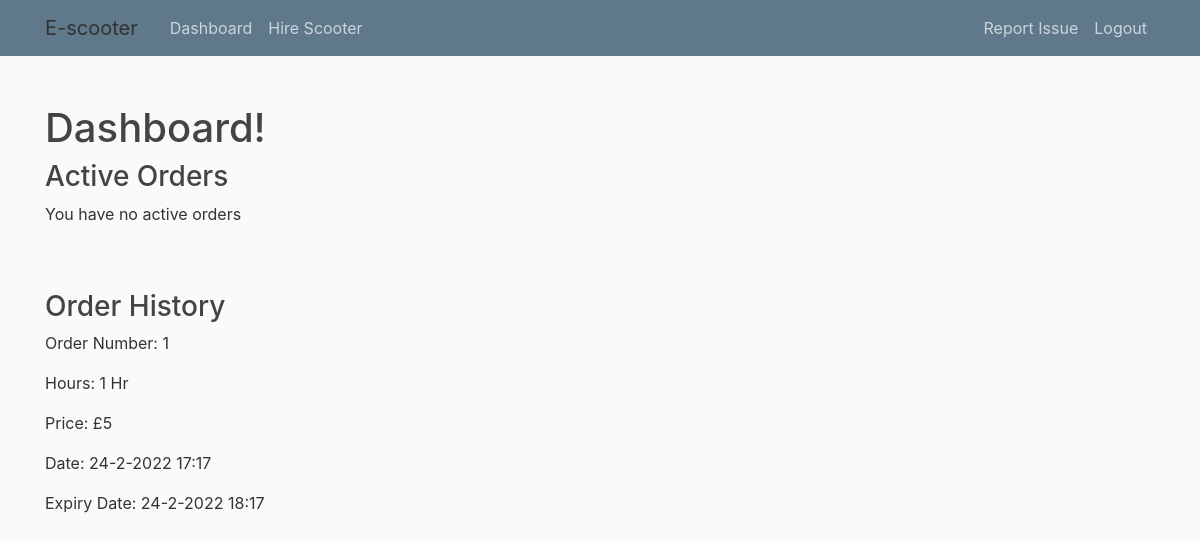
/dashboard (signed in), run on an earlier commit of the app's database.
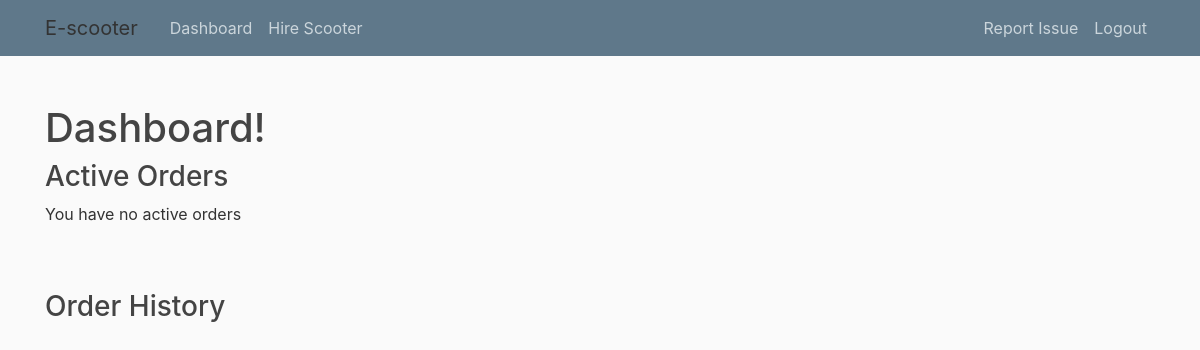
And on a later commit of the database.
### app/models.py (models this page shows)
class Booking(db.Model):
    __tablename__ = "bookings"
    id = db.Column(db.Integer, primary_key=True)
    ScooterID = db.Column(db.Integer, ForeignKey("scooters.id"))
    UserID = db.Column(db.Integer, ForeignKey("users.id"))
    numHours = db.Column(db.Integer, nullable = False)
    date = db.Column(db.DateTime, nullable = False)
    expiry = db.Column(db.DateTime)
    price = db.Column(db.Integer, nullable = False)
    cancelled = db.Column(db.Boolean, default = False, nullable=False)

### app/views.py (the view)
@app.route("/dashboard")
def dashboard():
    if not session.get('email'):
        return redirect("/")
    elif session.get('admin') != 0:
        return redirect("/admin")
    else:
        user = models.User.query.filter_by(email = session['email']).first()
        orders = models.Booking.query.filter_by(UserID = user.id).all()
        active_id = []
        current_date = datetime.now()
        for o in orders:
            if (current_date < (o.expiry)):
                active_id.append(o.id)
        return render_template("dashboard.html", title='Dashboard', orders=orders, active= active_id)

### app/templates/dashboard.html (shortened to what this page needs)
{% extends "base.html" %}
{% block content %}
<head>
</head>
<body>
    <h1>Dashboard!</h1>
    <h3>Active Orders</h3>
    {% if not active %}
        <p>You have no active orders</p>
    {% endif %}
    <br> </br>
    <h3>Order History</h3>
    {% for elem in orders %}
        {% if elem.id not in active or elem.cancelled %}
            <p>Order Number: {{elem.id}}</p>
            <p>Hours: {{elem.numHours}} Hr</p>
            <p>Price: £{{elem.price}}</p>
            <p>Date: {{elem.date.day}}-{{elem.date.month}}-{{elem.date.year}} {{elem.date.hour}}:{{elem.date.minute}}</p>
            <p>Expiry Date: {{elem.expiry.day}}-{{elem.expiry.month}}-{{elem.expiry.year}} {{elem.expiry.hour}}:{{elem.expiry.minute}}</p>
            <br> </br>
        {% endif %}
    {% endfor %}
</body>
{% endblock content %}

### app/templates/base.html (shortened to what this page needs)
<!doctype html>
<html lang="en">
  <head>
    <link rel="stylesheet" href="https://stackpath.bootstrapcdn.com/bootstrap/4.3.1/css/bootstrap.min.css">
    <link rel="stylesheet" type="text/css" href="{{ url_for('static', filename='style.css')}}">
  </head>
    <header class="site-header">
      <nav class="navbar navbar-expand-md navbar-dark bg-steel fixed-top">
        <div class="container">
          <a class="navbar-brand mr-4">E-scooter</a>
          <div class="collapse navbar-collapse" id="navbarToggle">
            <div class="navbar-nav mr-auto">
              {% if session.get("email") %}
                <a class="nav-item nav-link" href="/dashboard">Dashboard</a>
                <a class="nav-item nav-link" href="/hire_scooter">Hire Scooter</a>
              {% endif %}
            </div>
            <div class="navbar-nav">
              {% if session.get("email") %}
                <a class="nav-item nav-link" href="/report">Report Issue</a>
                <a class="nav-item nav-link" href="/logout">Logout</a>
              {% else %}
                <a class="nav-item nav-link" href="/">Login</a>
                <a class="nav-item nav-link" href="/register">Register</a>
              {% endif %}
            </div>
          </div>
        </div>
      </nav>
    </header>
    <div>
    <br>
    </div>
    <div class = 'container'>
      {% block content %}{% endblock %}
    </div>
  </body>
</html>

### app/static/style.css (style rules this page uses)
body { background: #fafafa; color: #333333; margin-top: 5rem; }
h1, h2, h3, h4, h5, h6 { color: #444444; }
.bg-steel { background-color: #5f788a; }
.site-header .navbar-nav .nav-link { color: #cbd5db; }

What changed in the data, as far as the page shows it:
removed Booking: id "1", numHours "1", price "5", date.day "24", date.month "2", date.year "2022", date.hour "17", date.minute "17", expiry.day "24", expiry.month "2", expiry.year "2022", expiry.hour "18", expiry.minute "17"
